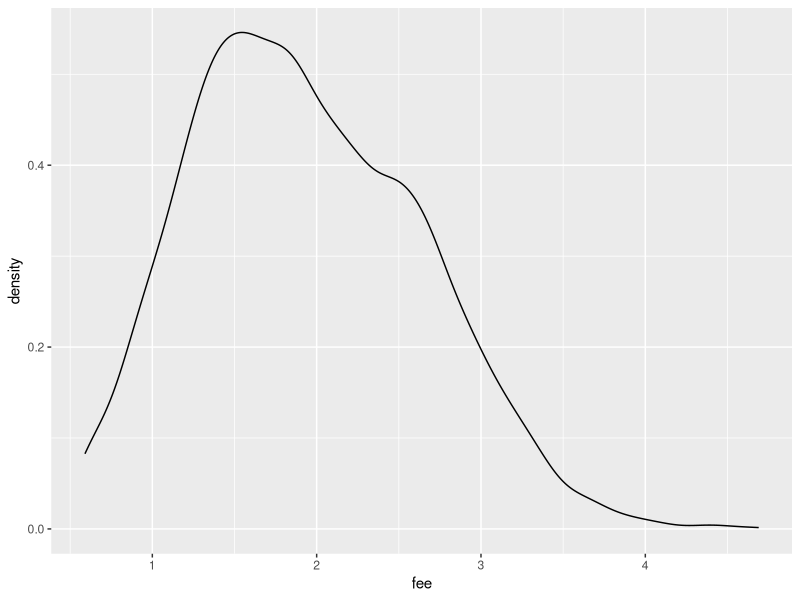
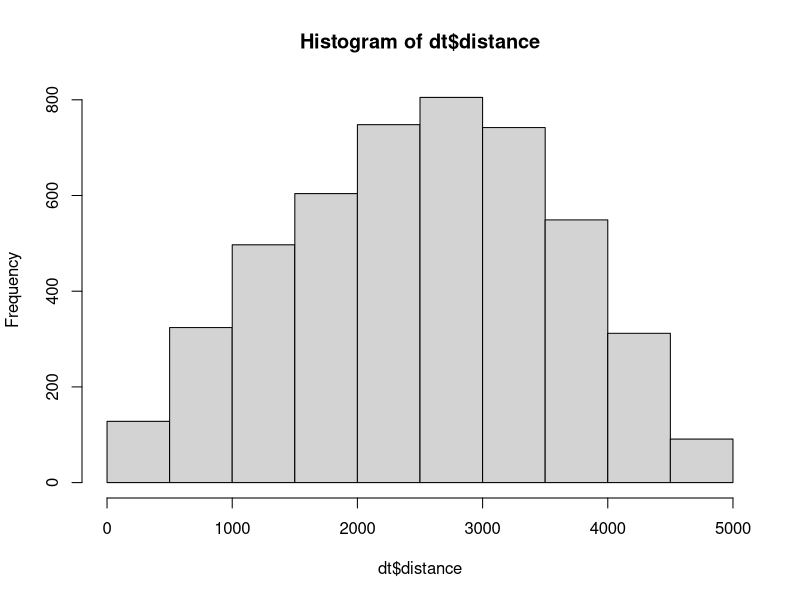
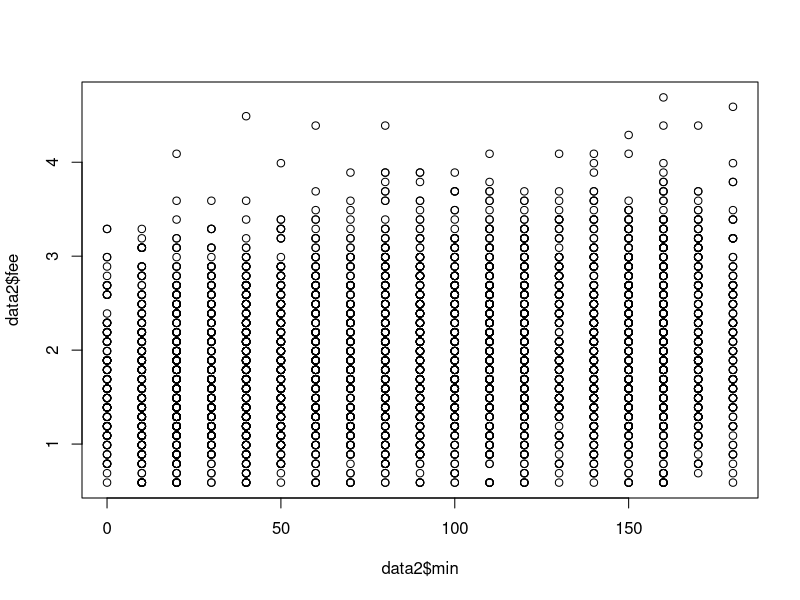
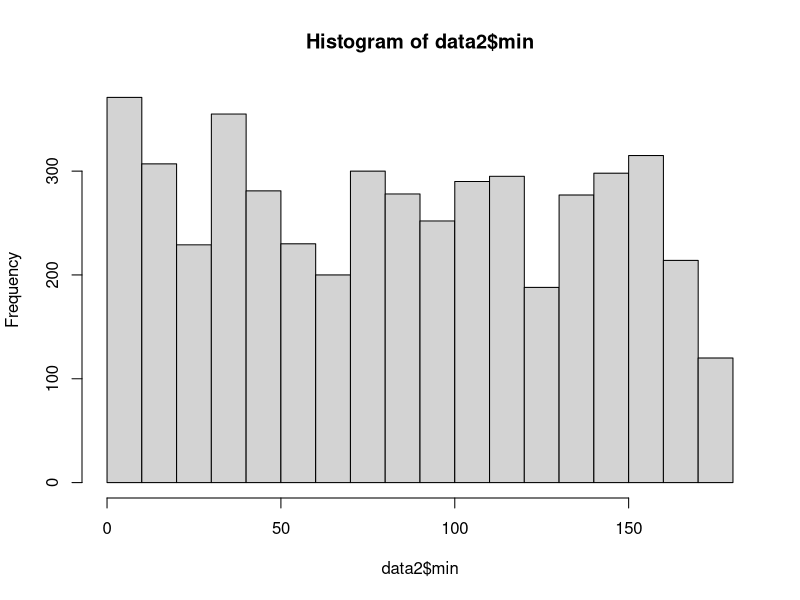
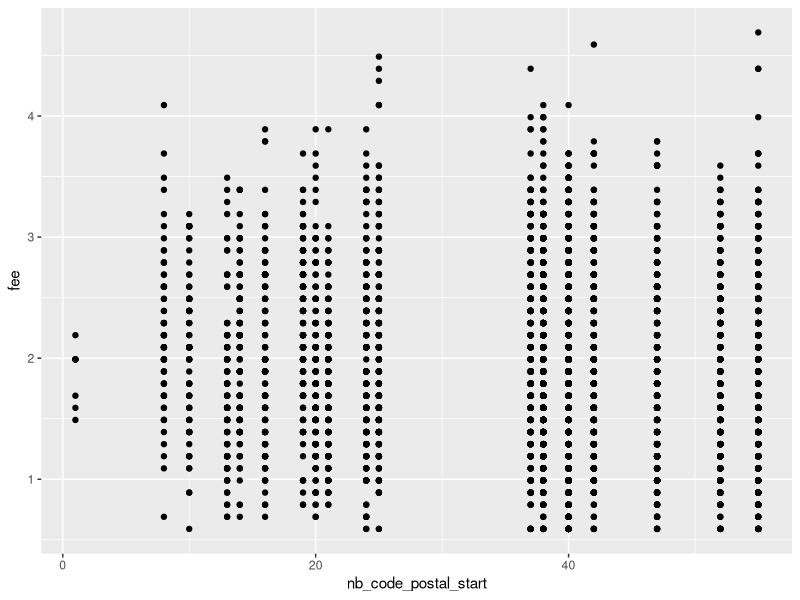
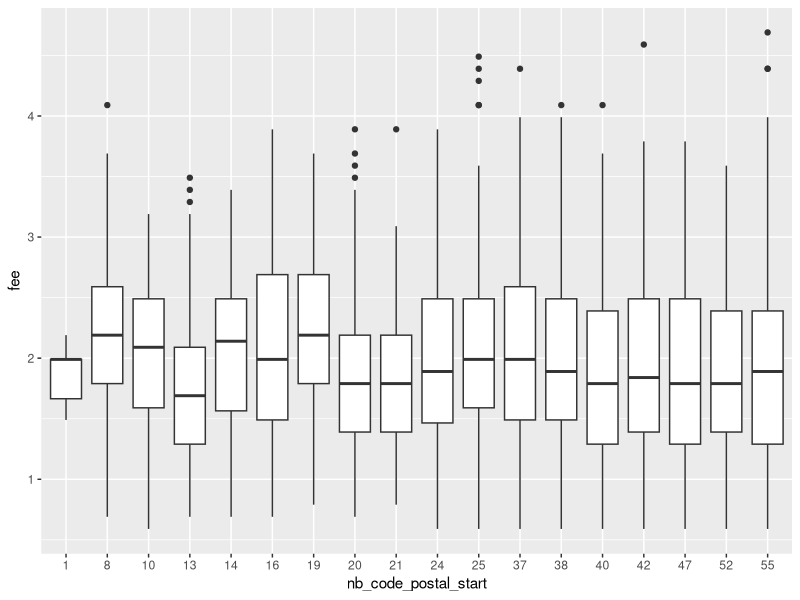
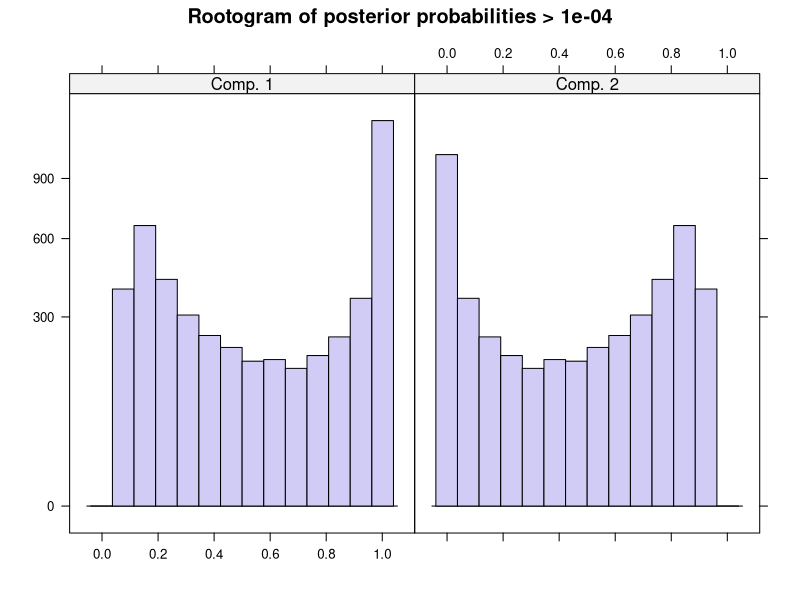

Generate these figures, in order, with R: (Note: this script raises an error after producing the figures.)
################################################################################
### LOAD DATA
################################################################################
data <- read.csv('data.csv', sep= ",", header = TRUE, dec= ".")

################################################################################
### CHARGEMENT PACKAGES
################################################################################

require("tidyverse")
require("sf")
require(geosphere)
require(flexmix)
require(FactoMineR)

################################################################################
### ASSIGNATION D'UNE ID PAR RESTAU
################################################################################

L <- c(rep(0,600))
for (i in 1:600){
  print(i)
  L[i] <- i
  print(L[i])
}
data_count <- data %>%
  count(start_lat,start_lon) %>% 
  mutate(ID = L)

p <- ggplot(data, aes(x=fee)) + 
  geom_density()
p

dt <- left_join(data,data_count, by=c("start_lat","start_lon"))

################################################################################
### CALCUL DISTANCE
################################################################################

p1 <- c(dt$start_lon[1], dt$start_lat[1])
p2 <- c(dt$end_lon[1], dt$end_lat[1])
distGeo(p1,p2) 
#distances dans le jdd
for (k in (1:4800)){
  p1 <- c(dt$start_lon[k], dt$start_lat[k])
  p2 <- c(dt$end_lon[k], dt$end_lat[k])
  dt$distance[k] <- distGeo(p1,p2) 
}

hist(dt$distance)

# choisis en fonct de la variabilité géographique de ses clients 
#création colonne algorithm
###dataframe a utiliser
#dt

################################################################################
### AJOUT TEMPS & METEO
################################################################################

heat <- as.factor(data$heat)
modheat <- LinearModel(data$fee~heat)
modheat
rain <- as.factor(data$rain)
modrain <- LinearModel(data$fee~rain)
modrain


modfeedist <- LinearModel(dt$fee~dt$distance)
modfeedist

dt$hour <- as.numeric(dt$hour)
data2 <- dt %>%
  mutate(hour=hour*60) %>%
  mutate((Time=hour+minute-720))


data2$min <- data2$`(Time = hour + minute - 720)`
data2$min <- round(data2$min, -1)

modmin <- LinearModel(dt$fee~dt$min)
modmin

modfeedloc <- LinearModel(dt$fee~dt$distance)
modfeedist

plot(data2$min, data2$fee)

hist(data2$min)

dt$min <- data2$min

################################################################################
### AJOUT CLASSES SOCIALES
################################################################################

faible <- c(75019,75020,75010, 75018)
fort <- c(75016, 75015, 75017, 75008, 75007, 75006, 75005, 75009, 75116)
moyen <- c(75014, 75013, 75012, 75001, 75002, 75003, 75004, 75011)

dt$social_resto <- rep(NA, 4800)

for (i in 1:dim(dt)[1]) {
  if (dt$start_code_postal[i] %in% faible) {
    dt$social_resto[i] <- 1
  }
  if (dt$start_code_postal[i] %in% moyen) {
    dt$social_resto[i] <- 2
  }
  if (dt$start_code_postal[i] %in% fort) {
    dt$social_resto[i] <- 3
  }
}

dt$social_client <- rep(NA, 4800)

for (i in 1:4800) {
  if (dt$end_code_postal[i] %in% faible) {
    dt$social_client[i] <- 1
  }
  if (dt$end_code_postal[i] %in% moyen) {
    dt$social_client[i] <- 2
  }
  if (dt$end_code_postal[i] %in% fort) {
    dt$social_client[i] <- 3
  }
}

dt_distance <- dt %>%
  group_by(ID, start_code_postal) %>%
  summarise(mean_dist= mean(distance), sd_dist= sd(distance))

dt <- cbind(dt, dt_distance[,3:4])

################################################################################
### DENSITE DE RESTO PAR LOCALISATION
################################################################################

data_code <-  dt %>%
  count(start_code_postal) %>%
  mutate(nb_code_postal_start = n/8) # on peut diviser par 8 car chaque resto est present sur 8 lignes

sum(data_code$nb_code_postal_start) #on retrouve 600 restos

dt <- inner_join(dt,data_code[,-2], by=c("start_code_postal")) 

ggplot(dt, aes(x=nb_code_postal_start, y=fee)) +
  geom_point()

dt$nb_code_postal_start <- as.factor(dt$nb_code_postal_start)
ggplot(dt, aes(x=nb_code_postal_start, y=fee)) +
  geom_boxplot()


################################################################################
### FLEXMIX
################################################################################

tri1 <- function(table){
  purs <- c()
  for (k in (1:length(table[1,]))){
    if (table[1,k] == 8){
      purs <- c(purs,k)
    }
  }
  return(purs)
}

tri2 <- function(table){
  purs <- c()
  for (k in (1:length(table[1,]))){
    if (table[1,k] == 0){
      purs <- c(purs,k)
    }
  }
  return(purs)
}

tri1large <- function(table){
  purs <- c()
  for (k in (1:length(table[1,]))){
    if (table[1,k] < 4){ # full classe sur 1 pour le 8
      purs <- c(purs,k)
    }
  }
  return(purs)
}

tri2large <- function(table){
  purs <- c()
  for (k in (1:length(table[1,]))){
    if (table[1,k] >= 4){ # full classe sur 2 pour le 8 si 0 un
      purs <- c(purs,k)
    }
  }
  return(purs)
}


######

dt_tri <- dt[order(dt$ID),]

######

m1 <- flexmix(fee ~ rain+heat,data = dt_tri, k = 2)

summary(m1)

print(plot(m1))

clusters <- clusters(m1)

visualisation1 <- table(clusters(m1),dt_tri$ID)

purs1 <- tri1(visualisation1)
purs2 <- tri2(visualisation1)

a <- c(rep(0,4800))

for (i in purs1){
  for (j in 1:8) a[(i-1)*8+j]=1
}
g1 <- cbind(dt_tri,a)
g1 = g1[a==1,]

a <- c(rep(0,4800))

for (i in purs2){
  for (j in 1:8) a[(i-1)*8+j]=2
}

g2 <- cbind(dt_tri,a)
g2 = g2[a==2,]

impur <- c(purs1,purs2)

a <- c(rep(0,4800))

for (i in impur){
  for (j in 1:8) a[(i-1)*8+j]=2
}

dt_impur <- cbind(dt_tri,a)

dt_impur <- dt_impur[a==0,]

#######

m2 <- flexmix(fee ~ distance+rain+heat,data = dt_impur, k = 2)

visualisation2 <- table(clusters(m2),dt_impur$ID)

purs3 <- tri1(visualisation2)
purs4 <- tri2(visualisation2)

a <- c(rep(0,3432))

for (i in purs3){
  for (j in 1:8) a[(i-1)*8+j]=3
}
g3 <- cbind(dt_impur,a)
g3 = g3[a==3,]

a <- c(rep(0,3432))

for (i in purs4){
  for (j in 1:8) a[(i-1)*8+j]=4
}

g4 <- cbind(dt_impur,a)
g4 = g4[a==4,]

impur <- c(purs3,purs4)

a <- c(rep(0,3432))

for (i in impur){
  for (j in 1:8) a[(i-1)*8+j]=2
}

dt_impur <- cbind(dt_impur,a)

dt_impur <- dt_impur[a==0,]

######

m3 <- flexmix(fee ~ distance+rain+min+heat,data = dt_impur, k = 2)

visualisation3 <- table(clusters(m3),dt_impur$ID)

purs5 <- tri1large(visualisation3)
purs6 <- tri2large(visualisation3)

a <- c(rep(0,2576))

for (i in purs5){
  for (j in 1:8) a[(i-1)*8+j]=5
}
g5 <- cbind(dt_impur,a)
g5 = g5[a==5,]

a <- c(rep(0,2576))

for (i in purs6){
  for (j in 1:8) a[(i-1)*8+j]=6
}

g6 <- cbind(dt_impur,a)
g6 = g6[a==6,]

soumission <- rbind(g1[,c(1,23)],g2[,c(1,23)],g3[,c(1,24)],g4[,c(1,24)],g5[,c(1,25)],g6[,c(1,25)])
write.table(soumission, "soumission_finale_v2.csv", sep=",",row.names = FALSE, dec = ".", na= "")


#####

impur <- c(purs5,purs6)

a <- c(rep(0,2608))

for (i in impur){
  for (j in 1:8) a[(i-1)*8+j]=2
}

dt_impur <- cbind(dt_impur,a)

dt_impur <- dt_impur[a==0,]

#####
# 
# m4 <- flexmix(fee ~ distance+rain+min+heat,data = dt_impur, k = 2)
# 
# visualisation4 <- table(clusters(m4),dt_impur$ID)
# 
# purs7 <- tri1large(visualisation4)
# purs8 <- tri2large(visualisation4)
# 
# a <- c(rep(0,984))
# 
# for (i in purs7){
#   for (j in 1:8) a[(i-1)*8+j]=7
# }
# g7 <- cbind(dt_impur,a)
# g7 = g7[a==7,]
# 
# a <- c(rep(0,984))
# 
# for (i in purs8){
#   for (j in 1:8) a[(i-1)*8+j]=8
# }
# 
# g8 <- cbind(dt_impur,a)
# g8 = g8[a==8,]


soumission <- rbind(g1[,c(1,23)],g2[,c(1,23)],g3[,c(1,24)],g4[,c(1,24)],g6[,c(1,25)],g7[,c(1,26)],g8[,c(1,26)])


write.table(soumission, "soumission_finale.csv", sep=",",row.names = FALSE, dec = ".", na= "")
